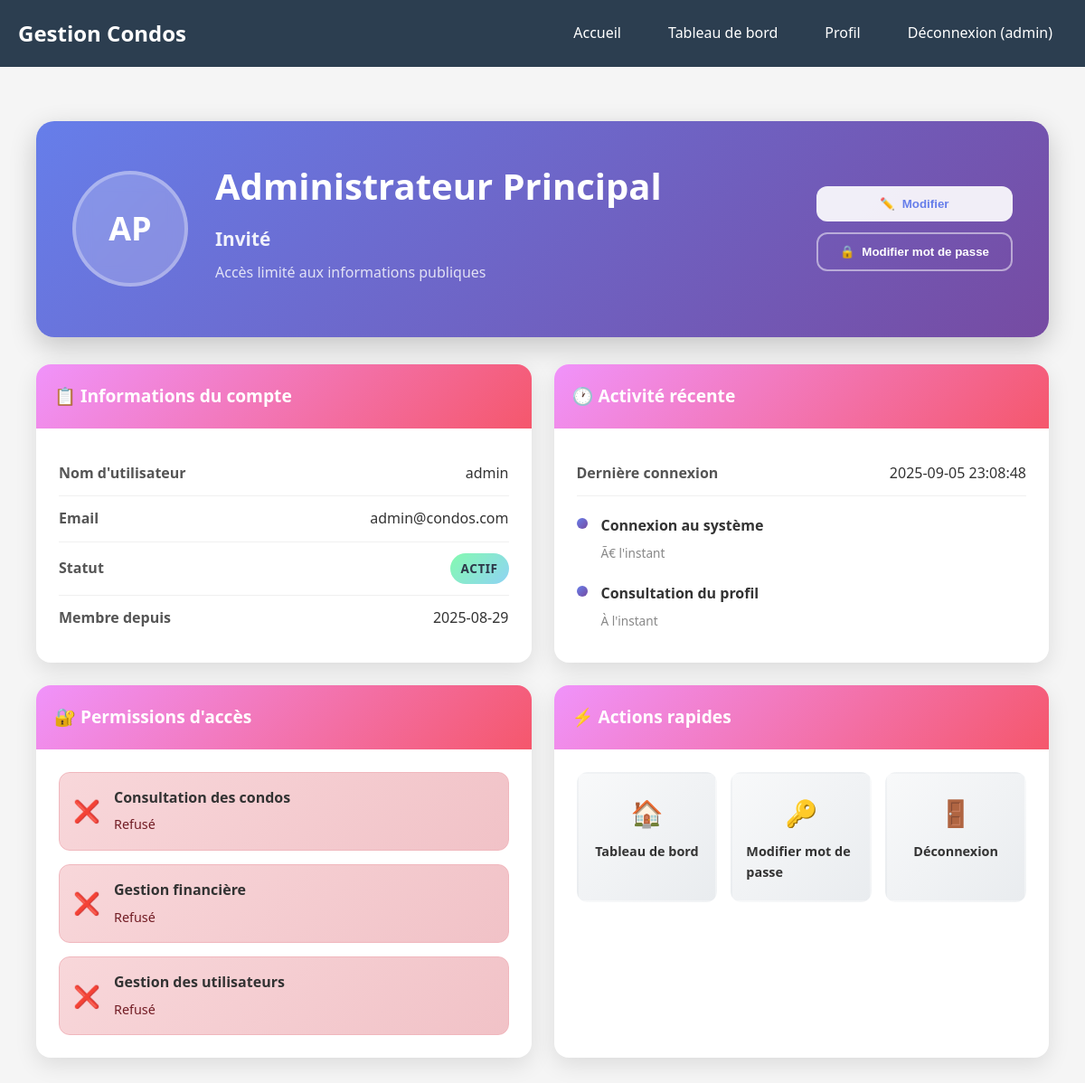
Screenshot of /profile (signed in) with the database file from the repository.
### tables this page shows
CREATE TABLE users (
    id INTEGER PRIMARY KEY AUTOINCREMENT,
    username TEXT NOT NULL UNIQUE,
    email TEXT NOT NULL UNIQUE,
    password_hash TEXT NOT NULL,
    role TEXT NOT NULL,
    full_name TEXT NOT NULL,
    condo_unit TEXT,
    phone TEXT,
    is_active BOOLEAN DEFAULT 1,
    created_at TEXT DEFAULT (datetime('now')),
    last_login TEXT,
    
    -- Contraintes de validation
    CONSTRAINT chk_role CHECK (role IN ('admin', 'resident', 'guest')),
    CONSTRAINT chk_username_length CHECK (length(trim(username)) >= 3),
    CONSTRAINT chk_email_format CHECK (email LIKE '%@%'),
    CONSTRAINT chk_full_name_length CHECK (length(trim(full_name)) >= 2),
    CONSTRAINT chk_password_hash_not_empty CHECK (length(trim(password_hash)) > 0)
);

### src/web/condo_app.py (the view, shortened to what this page needs)
@app.route('/profile')
@require_login
def profile():
    global system_config_service
    username = session.get('user_id')  # Le vrai username pour la recherche en base
    user_display_name = session.get('user_name')  # Le nom d'affichage (full_name)
    user_role_value = session.get('user_role') or session.get('role')
    global user_repository
    if user_repository is None:
        init_services()
    try:
        async def get_user_data():
            return await user_repository.get_user_by_username(username)
        user_data = asyncio.run(get_user_data())
        logger.info(f"Données utilisateur récupérées pour {username}: {user_data is not None}")
        if user_data:
            logger.info(f"User data trouvé: username={user_data.username}, last_login={user_data.last_login}")
            full_name = user_data.full_name
            email = user_data.email
            member_since = user_data.created_at.strftime('%Y-%m-%d') if user_data.created_at else datetime.now().strftime('%Y-%m-%d')
            if user_data.last_login:
                last_login = user_data.last_login.strftime('%Y-%m-%d %H:%M:%S')
                logger.debug(f"Vraie derniÃ¨re connexion trouvée: {last_login}")
            else:
                last_login = datetime.now().strftime('%Y-%m-%d %H:%M:%S')
                logger.debug(f"Pas de derniÃ¨re connexion, utilisation heure actuelle: {last_login}")
            condo_unit = user_data.condo_unit or 'Non assigné'
    except Exception as e:
        logger.error(f"Erreur récupération données utilisateur {username}: {e}")
        logger.info(f"Utilisation fallback d'erreur pour {username}")
        full_name = user_display_name or f'Utilisateur {username}'
        email = f'{username}@condos.com'
        member_since = datetime.now().strftime('%Y-%m-%d')  # Date actuelle au lieu de hard-codée
        last_login = 'Jamais'
        condo_unit = session.get('condo_unit', 'A-101')
    if user_role_value == 'admin':
        role_display = 'Administrateur'
        role_description = 'Accès complet au système de gestion'
    elif user_role_value == 'resident':
        role_display = 'résident'
        role_description = 'Accès aux informations de condos et finances personnelles'
    else:
        role_display = 'Invité'
        role_description = 'Accès limité aux informations publiques'
    logger.debug(f"Données profil pour {username}: last_login='{last_login}', member_since='{member_since}'")
    profile_data = {
        'username': username,
        'full_name': full_name,
        'email': email,
        'role_display': role_display,
        'role_description': role_description,
        'condo_unit': condo_unit,
        'last_login': last_login,
        'last_login_relative': calculate_relative_time(last_login) if last_login != 'Jamais' else last_login,
        'member_since': member_since,
        'permissions': {
            'view_condos': user_role_value in ['admin', 'resident'],
            'manage_finance': user_role_value == 'admin',
            'manage_users': user_role_value == 'admin'
        }
    }
    return render_template('profile.html', **profile_data)

### src/adapters/user_repository_sqlite.py (called while the page is built)
    def _get_connection(self) -> sqlite3.Connection:
        conn = sqlite3.connect(self.db_path)
        conn.row_factory = sqlite3.Row  # Pour accès par nom de colonne
        return conn

    def _row_to_user(self, row: sqlite3.Row) -> User:
        created_at = None
        last_login = None
        try:
            if row[8]:  # created_at
                created_at = datetime.fromisoformat(row[8])
        except (ValueError, TypeError):
            created_at = datetime.now()
        try:
            if row[9]:  # last_login
                last_login = datetime.fromisoformat(row[9])
        except (ValueError, TypeError):
            last_login = None
        return User(
            username=row[0],
            email=row[1],
            password_hash=row[2],
            role=UserRole(row[3]),
            full_name=row[4],
            condo_unit=row[5],
            phone=row[6],
            is_active=bool(row[7]),
            created_at=created_at,
            last_login=last_login
        )

### src/domain/entities/user.py (called while the page is built)
    def __post_init__(self):
        if self.created_at is None:
            self.created_at = datetime.now()
        self._validate()

    def _validate(self) -> None:
        if not self.username or len(self.username) < 3:
            raise UserValidationError("Username doit contenir au moins 3 caractères")
        if not self.email or "@" not in self.email:
            raise UserValidationError("Email invalide")
        if not self.password_hash:
            raise UserValidationError("Mot de passe requis")
        if not self.full_name or len(self.full_name.strip()) < 2:
            raise UserValidationError("Nom complet requis")

### src/web/condo_app.py (called while the page is built)
def require_login(f):
    @functools.wraps(f)
    def decorated_function(*args, **kwargs):
        user_name = session.get('user_name') or session.get('user_id') or session.get('username')
        logged_in = session.get('logged_in', False)
        if app.config.get('TESTING', False):
            if logged_in or user_name or session.get('username') or session.get('user_role'):
                return f(*args, **kwargs)
        if not user_name and not logged_in:
            return redirect(url_for('login', next=request.url), code=302)
        return f(*args, **kwargs)
    return decorated_function

### src/web/templates/profile.html (shortened to what this page needs)
{% extends "base.html" %}
{% block content %}
<div class="profile-container">
    <div class="profile-header">
        <div class="profile-avatar">
            <div class="avatar-circle">
                <span class="avatar-initials">{{ full_name.split()[0][0] }}{{ full_name.split()[-1][0] if full_name.split()|length > 1 else '' }}</span>
            </div>
        </div>
        <div class="profile-main-info">
            <h1 class="profile-name">{{ full_name }}</h1>
            <p class="profile-role">{{ role_display }}</p>
            <p class="profile-description">{{ role_description }}</p>
        </div>
        <div class="profile-actions">
            <button class="btn-modern btn-primary" onclick="editProfile()">
                <span class="btn-icon">✏️</span>
                Modifier
            </button>
            <button class="btn-modern btn-secondary" onclick="changePassword()">
                <span class="btn-icon">🔒</span>
                Modifier mot de passe
            </button>
        </div>
    </div>
    <div class="profile-grid">
        <div class="profile-card">
            <div class="card-header">
                <h3>📋 Informations du compte</h3>
            </div>
            <div class="card-content">
                <div class="info-row">
                    <span class="info-label">Nom d'utilisateur</span>
                    <span class="info-value">{{ username }}</span>
                </div>
                <div class="info-row">
                    <span class="info-label">Email</span>
                    <span class="info-value">{{ email }}</span>
                </div>
                <div class="info-row">
                    <span class="info-label">Statut</span>
                    <span class="status-badge status-active">Actif</span>
                </div>
                <div class="info-row">
                    <span class="info-label">Membre depuis</span>
                    <span class="info-value">{{ member_since }}</span>
                </div>
            </div>
        </div>
        <div class="profile-card">
            <div class="card-header">
                <h3>🕐 Activité récente</h3>
            </div>
            <div class="card-content">
                <div class="info-row">
                    <span class="info-label">Dernière connexion</span>
                    <span class="info-value">{{ last_login }}</span>
                </div>
                <div class="activity-timeline">
                    <div class="timeline-item">
                        <div class="timeline-dot"></div>
                        <div class="timeline-content">
                            <span class="timeline-action">Connexion au système</span>
                            <span class="timeline-time">{{ last_login_relative }}</span>
                        </div>
                    </div>
                    <div class="timeline-item">
                        <div class="timeline-dot"></div>
                        <div class="timeline-content">
                            <span class="timeline-action">Consultation du profil</span>
                            <span class="timeline-time">À l'instant</span>
                        </div>
                    </div>
                </div>
            </div>
        </div>
        <div class="profile-card permissions-card">
            <div class="card-header">
                <h3>🔐 Permissions d'accès</h3>
            </div>
            <div class="card-content">
                <div class="permissions-grid">
                    <div class="permission-item {{ 'allowed' if permissions.view_condos else 'denied' }}">
                        <div class="permission-icon">
                            {% if permissions.view_condos %}✅{% else %}❌{% endif %}
                        </div>
                        <div class="permission-details">
                            <span class="permission-name">Consultation des condos</span>
                            <span class="permission-status">
                                {{ 'Autorisé' if permissions.view_condos else 'Refusé' }}
                            </span>
                        </div>
                    </div>
                    <div class="permission-item {{ 'allowed' if permissions.manage_finance else 'denied' }}">
                        <div class="permission-icon">
                            {% if permissions.manage_finance %}✅{% else %}❌{% endif %}
                        </div>
                        <div class="permission-details">
                            <span class="permission-name">Gestion financière</span>
                            <span class="permission-status">
                                {{ 'Autorisé' if permissions.manage_finance else 'Refusé' }}
                            </span>
                        </div>
                    </div>
                    <div class="permission-item {{ 'allowed' if permissions.manage_users else 'denied' }}">
                        <div class="permission-icon">
                            {% if permissions.manage_users %}✅{% else %}❌{% endif %}
                        </div>
                        <div class="permission-details">
                            <span class="permission-name">Gestion des utilisateurs</span>
                            <span class="permission-status">
                                {{ 'Autorisé' if permissions.manage_users else 'Refusé' }}
                            </span>
                        </div>
                    </div>
                </div>
            </div>
        </div>
        <div class="profile-card">
            <div class="card-header">
                <h3>⚡ Actions rapides</h3>
            </div>
            <div class="card-content">
                <div class="quick-actions">
                    <a href="/dashboard" class="quick-action-btn">
                        <span class="action-icon">🏠</span>
                        <span class="action-text">Tableau de bord</span>
                    </a>
                    <a href="{{ url_for('change_password') }}" class="quick-action-btn">
                        <span class="action-icon">🔑</span>
                        <span class="action-text">Modifier mot de passe</span>
                    </a>
                    <a href="/logout" class="quick-action-btn logout-btn">
                        <span class="action-icon">🚪</span>
                        <span class="action-text">Déconnexion</span>
                    </a>
                </div>
            </div>
        </div>
    </div>
</div>
{% endblock %}

### src/web/templates/base.html (shortened to what this page needs)
<!DOCTYPE html>
<html lang="fr">
<head>
</head>
<body>
    <header class="header">
        <nav class="nav">
            <h1>Gestion Condos</h1>
            <div class="nav-links">
                <a href="{{ url_for('index') }}">Accueil</a>
                {% if session.user_id %}
                    <a href="{{ url_for('dashboard') }}">Tableau de bord</a>
                    <a href="{{ url_for('profile') }}">Profil</a>
                    <a href="{{ url_for('logout') }}">Déconnexion ({{ session.user_id }})</a>
                {% else %}
                    <a href="{{ url_for('login') }}">Connexion</a>
                {% endif %}
            </div>
        </nav>
    </header>
    <div class="container">
        {% block content %}{% endblock %}
    </div>
</body>
</html>

### src/web/templates/base.html (style rules this page uses)
body { font-family: 'Segoe UI', Tahoma, Geneva, Verdana, sans-serif; margin: 0; padding: 0; background-color: #f5f5f5; line-height: 1.6; }
.container { max-width: 1200px; margin: 0 auto; padding: 20px; }
.header { background-color: #2c3e50; color: white; padding: 1rem 0; margin-bottom: 20px; }
.nav { display: flex; justify-content: space-between; align-items: center; max-width: 1200px; margin: 0 auto; padding: 0 20px; }
.nav h1 { margin: 0; }
.nav-links { display: flex; gap: 20px; }
.nav-links a { color: white; text-decoration: none; padding: 8px 16px; border-radius: 4px; transition: background-color 0.3s; }

### rows the page displays
users: full_name "A", split|length "P", full_name "Administrateur Principal", email "admin@condos.com"

### other values shown
{{ session.user_id }} "admin"
{{ role_display }} "Invité"
{{ role_description }} "Accès limité aux informations publiques"
{{ username }} "admin"
{{ member_since }} "2025-08-29"
{{ last_login }} "2025-09-05 23:08:48"
{{ last_login_relative }} "Ã€ l'instant"
{{ 'Autorisé' if permissions.view_condos else 'Refusé' }} "Refusé"
{{ 'Autorisé' if permissions.manage_finance else 'Refusé' }} "Refusé"
{{ 'Autorisé' if permissions.manage_users else 'Refusé' }} "Refusé"
